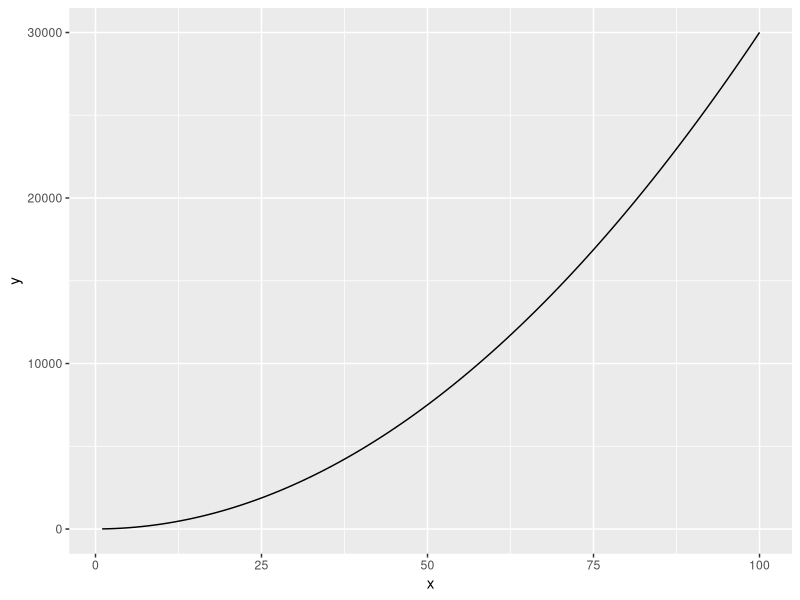
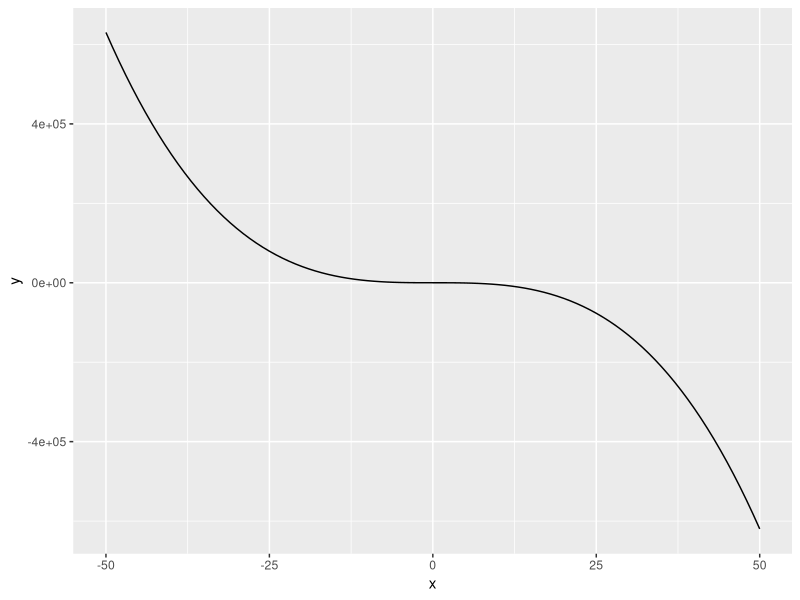
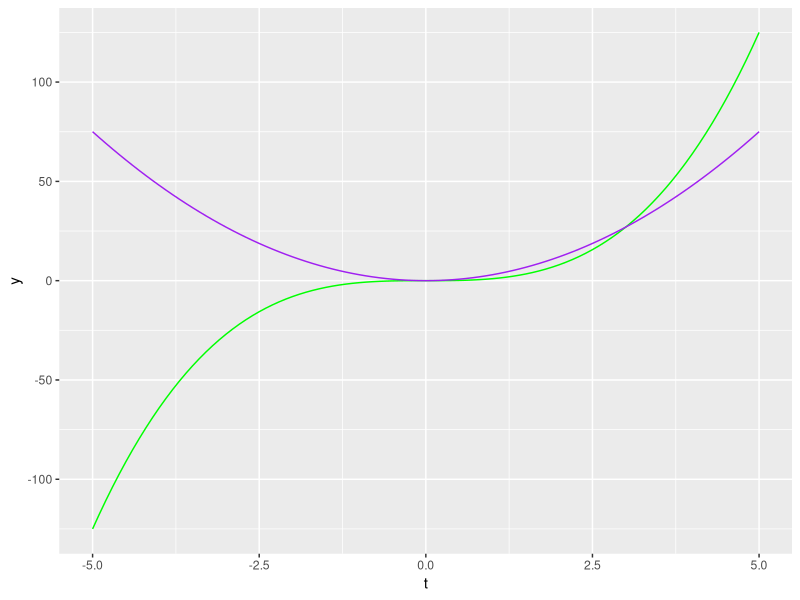

Write R code to recreate these figures, in order.
## ---- chunk 1
# load packages ----
library(tidyverse)

# define function ----
eq1 <- function(x) {
  3*x^2+4
}

# create a df with range of values to evaluate our fx across ----
my_data_range<- data.frame(x= c(1,100))

# plot our fx as a continuous curve over our specified values in our df ----
ggplot(data= my_data_range, aes(x= x)) +
  geom_function(fun= eq1)
## ---- chunk 2
# define function ----
eq2 <- function(x) {
  24-5*x^3+2.1*x^2
}

# create a df with range of values to evaluate our fx across ----
my_data_range2<- data.frame(x= c(-50,50))

# plot our fx as a continuous curve over our specified values in our df ----
ggplot(data= my_data_range2, aes(x= x)) +
  geom_function(fun= eq2)
## ---- chunk 3
# create function C(t) ----
ct <- function(t) {
  t^3
}

# find the derivative of C(t) ----
dc_dt<- D(expr= expression(t^3), name= "t")

# store the derivativeas a function ----
dc_dt_fun <- function(t) {
  3*t^2
}

# df of values ----
my_data_range3<- data.frame(t= c(-5,5))

# plot function ----
ggplot(data= my_data_range3, aes(x= t)) +
  geom_function(fun= ct, color= "green") +
  geom_function(fun= dc_dt_fun, color= "purple")
## ---- chunk 4
# create the expression ----
f_xyz<- expression(2*x*y-3*x^2*z^3)

# partial with respect to x ----
df_dx<- D(expr= f_xyz, name="x")
df_dx

# partial with respect to y ----
df_dy<- D(expr= f_xyz, name= "y")
df_dy

# partial with respect to z
df_dz<- D(expr= f_xyz, name= "z")
df_dz
